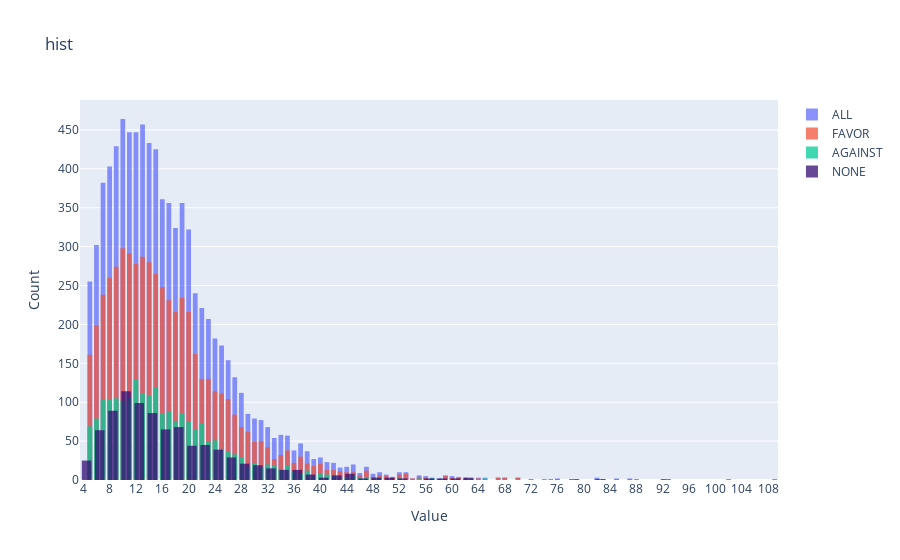

The notebook cell saved with this chart:
### Code cell
import plotly.graph_objects as go

fig = go.Figure()
fig.add_trace(
    go.Histogram(
        x = all_df,
        opacity=0.75,
        name="ALL"
    )
)
fig.add_trace(
    go.Histogram(
        x = pro_df,
        opacity=0.75,
        name="FAVOR"
    )
)
fig.add_trace(
    go.Histogram(
        x = against_df,
        opacity=0.75,
        name="AGAINST"
    )
)
fig.add_trace(
    go.Histogram(
        x = none_df,
        marker_color='#330C73',
        opacity=0.75,
        name="NONE"
    )
)

fig.update_layout(
    xaxis = dict(
        tick0 = 0,
        dtick = 4
    ),
)

fig.update_layout(
    barmode='overlay',
    title_text = "hist",
    xaxis_title_text='Value', # xaxis label
    yaxis_title_text='Count', # yaxis label
    bargap=0.2,
    bargroupgap=0.1
)

### Figure 1 — Plotly figure (JSON) as saved in the notebook; plotly's stock layout.template omitted (floating-point values rounded to 4 significant figures; data arrays with more than 128 entries replaced by an {"elided": "..."} marker saying what was removed)
{"data": [{"name": "ALL", "opacity": 0.75, "type": "histogram", "x": {"elided": "8484 int values"}}, {"name": "FAVOR", "opacity": 0.75, "type": "histogram", "x": {"elided": "5444 int values"}}, {"name": "AGAINST", "opacity": 0.75, "type": "histogram", "x": {"elided": "2146 int values"}}, {"marker": {"color": "#330C73"}, "name": "NONE", "opacity": 0.75, "type": "histogram", "x": {"elided": "894 int values"}}], "layout": {"bargap": 0.2, "bargroupgap": 0.1, "barmode": "overlay", "title": {"text": "hist"}, "xaxis": {"dtick": 4, "tick0": 0, "title": {"text": "Value"}}, "yaxis": {"title": {"text": "Count"}}}}
